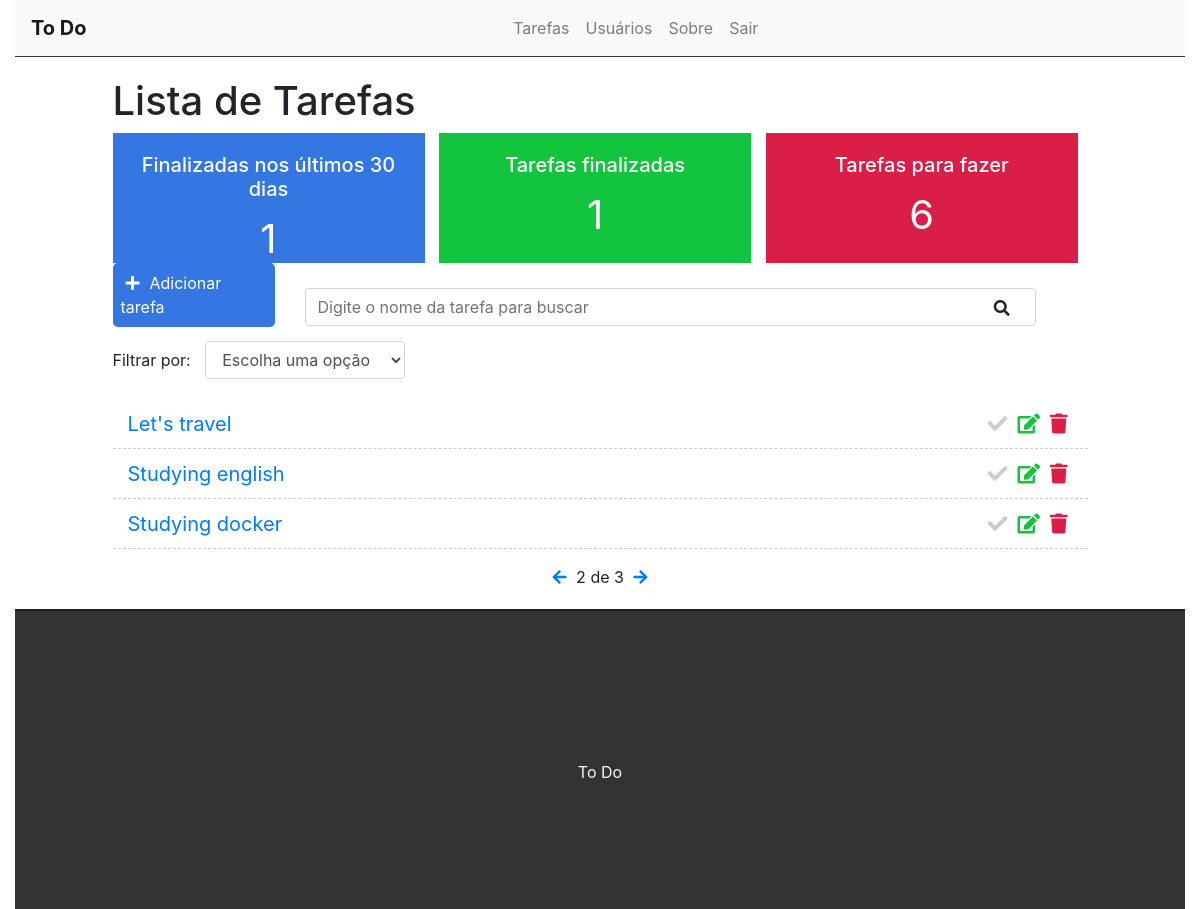
Page /?page=2 (signed in) on the committed database.
### task/models.py (models this page shows, shortened)
class Task(models.Model):
    STATUS = (
        ('doing', 'doing'),
        ('done', 'done'),
    )
    title = models.CharField(max_length=255)
    description = models.TextField()
    done = models.CharField(
        max_length = 5,
        choices = STATUS,
    )
    user = models.ForeignKey(get_user_model(), on_delete=models.CASCADE)
    created_at = models.DateTimeField(auto_now_add=True)
    updated_at = models.DateTimeField(auto_now=True)

### task/views.py (the view)
# urls.py: path('', views.taskList, name='Task-list'),
@login_required
def taskList(request):
    search = request.GET.get('search')
    filter = request.GET.get('filter')
    tasksDoneRecently = Task.objects.filter(done='done', updated_at__gt=datetime.datetime.now()-datetime.timedelta(days=30), user=request.user).count()
    tasksDone = Task.objects.filter(done='done', user=request.user).count()
    tasksDoing = Task.objects.filter(done='doing', user=request.user).count()
    if search:
        tasks = Task.objects.filter(title__icontains=search, user=request.user)
    elif filter:
        tasks = Task.objects.filter(done=filter, user=request.user)
    else:
        tasks_list = Task.objects.all().order_by('-created_at').filter(user=request.user)
        paginator = Paginator(tasks_list, 3)
        page = request.GET.get('page')
        tasks = paginator.get_page(page)
    return render(request, 'task/list.html', {'tasks': tasks, 'tasksrecently': tasksDoneRecently, 'tasksdone': tasksDone, 'tasksdoing': tasksDoing})

### task/templates/task/list.html (shortened to what this page needs)
{% extends 'base.html' %}
{% block content %}
<div class="offset-1 col-10 list-div">
    <h1>Lista de Tarefas</h1>
    <div class="container dashboard">
        <div class="col-4 dashboard-box" id="dashboard-lastdays">
            <h4>Finalizadas nos últimos 30 dias</h4>
            <span>{{ tasksrecently }}</span>
        </div>
        <div class="col-4 dashboard-box" id="dashboard-done">
            <h4>Tarefas finalizadas</h4>
            <span>{{ tasksdone }}</span>
        </div>
        <div class="col-4 dashboard-box" id="dashboard-doing">
            <h4>Tarefas para fazer</h4>
            <span>{{ tasksdoing }}</span>
        </div>
    </div>
    <a id="add-link" href="newtask/">
        <div class="col-2 add-div">
            <i class="fas fa-plus"></i>Adicionar tarefa
        </div>
    </a>
    <div class="col-9 search-div">
        <form method="GET" id="search-form">
            <input class="form-control" type="text" id="search" name="search" placeholder="Digite o nome da tarefa para buscar" value="{{ request.GET.search }}">
            <i class="fas fa-search" id="search-btn"></i>
        </form>
    </div>
    <div class="col-12 filter-div">
        <span>Filtrar por:</span>
        <select name="filter" id="filter" class="form-control">
            <option value="">Escolha uma opção</option>
        </select>
    </div>
    <ul class="task-list">
        {% for task in tasks %}
        {% if task.done == 'doing' %}
            <li class="task-item">
        {% else %}
            <li class="task-item done">
        {% endif %}
                <span><a href="task/{{task.id}}">{{ task.title }}</a></span>
                <a href="delete/{{task.id}}" class="delete-btn"><span><i class="fas fa-trash"></i></span></a>
                <a href="edit/{{task.id}}"><span><i class="fas fa-edit"></i></span></a>
                <a href="changestatus/{{task.id}}"><span><i class="fas fa-check"></i></span></a>
            </li>
        {% endfor %}
     </ul>
     <div class="pagination">
        <span class="step-links">
            {% if tasks.has_previous %}
                <a href="?page={{ tasks.previous_page_number }}"><i class="fas fa-arrow-left"></i></a>
            {% endif %}
            {% if tasks.paginator.num_pages %}
            <span class="current">
                {{ tasks.number }} de {{ tasks.paginator.num_pages }}
            </span>
            {% endif %}
            {% if tasks.has_next %}
                <a href="?page={{ tasks.next_page_number }}"><i class="fas fa-arrow-right"></i></a>
            {% endif %}
        </span>
    </div>
</div>
{% endblock %}

### task/static/css/styles.css (style rules this page uses)
.container { padding: 0; }
.dashboard { padding: 0; width: 100%; display: block; }
.dashboard h4 { font-size: 20px; }
.dashboard span { font-size: 40px; display: block; width: 100%; }
.dashboard-box { float: left; background-color: #DFDFDF; color: #FFF; padding: 20px; box-sizing: border-box; height: 130px; width: 32%; text-align: center; }
.dashboard-box:nth-child(2) { margin-left: 1.5%; margin-right: 1.5%; }
#dashboard-lastdays { background-color: #3476e2; }
#dashboard-done { background-color: #13c43f; }
#dashboard-doing { background-color: #db1e47; }
#add-link { text-decoration: none; }
.add-div { background-color: #3476e2; cursor: pointer; display: inline-block; color: #FFF; padding: 8px; border-radius: 5px; margin-right: 25px; }
.fas.fa-plus { color: #FFF; margin-right: 10px; margin-left: 5px; }
.fas.fa-search { position: absolute; top: 12px; right: 26px; cursor: pointer; }
.search-div { padding: 0; margin-top: 15px; margin-bottom: 15px; display: inline-block; }
.filter-div { margin-bottom: 20px; padding: 0; }
#filter { display: inline-block; width: 200px; margin-left: 10px; }
.list-div { padding: 0; }
.task-list { padding-left: 0; }
.task-item { list-style: none; font-size: 20px; height: 50px; padding: 0 15px; padding-top: 10px; border-bottom: 1px dashed #CCC; }
.fas.fa-trash, .fas.fa-edit, .fas.fa-check { cursor: pointer; margin: 5px; font-size: 20px; float: right; }
.fas.fa-trash { color: #db1e47; }
.fas.fa-edit { color: #13c43f; }
.fas.fa-check { color: #CCC; }
.pagination { margin-bottom: 20px; }
.step-links { position: relative; margin-left: auto; margin-right: auto; }
.step-links .current { margin-left: 5px; margin-right: 5px; }

### rows in the picture
Task: title "Let's travel"
Task: title "Studying english"
Task: title "Studying docker"

### other values in the picture
{{ tasksrecently }} "1"
{{ tasksdone }} "1"
{{ tasksdoing }} "6"
{{ tasks.number }} "2"
{{ tasks.paginator.num_pages }} "3"
